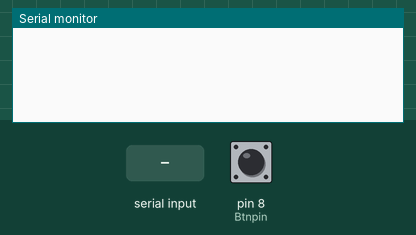
Recording of a sketch running on a simulated Arduino Uno, built with avr-gcc and run on an emulated ATmega328P. Parts: the last lines printed to the serial monitor. The inputs (shaded band) are chosen by the test bench; at power-on: pin 8 (Btnpin) HIGH.

Above: at 2.8 s.
2.9 s: pin 8 (Btnpin) pulled LOW for 1.2 s
At 4.9 s:
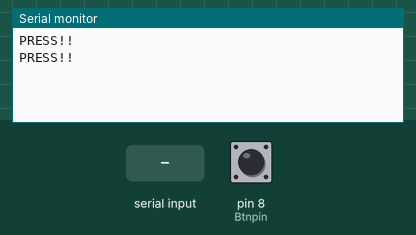
5.6 s: "1" received over the second serial link
At 6.5 s:
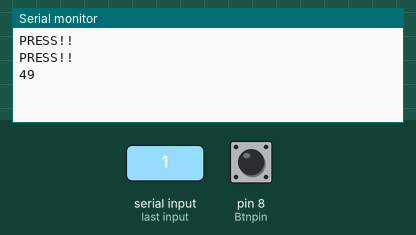
7.5 s: "0" received over the second serial link
At 9.2 s:
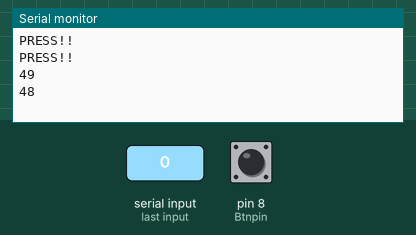

Measured:
- after the input at 2.9 s, the serial monitor: prints a new line after 0.10 s (image 1)
- after the input at 5.6 s, the serial monitor: prints a new line after 0.40 s (image 2)
- after the input at 7.5 s, the serial monitor: prints a new line after 0.50 s (image 3)

The sketch:

BT_android1.ino
```cpp
#include <SoftwareSerial.h>
// #define BTpin 12
#define Btnpin 8
SoftwareSerial mySerial(2, 3); //  TX,RX

int state = 0;

void setup()
{
  Serial.begin(38400);
  // while (!Serial) ;
  mySerial.begin(38400);
  pinMode(Btnpin,INPUT);
}

void loop()
{
  if (digitalRead(Btnpin)==0){
    Serial.println("PRESS!!");
    mySerial.write(3);
  }
  else{
    mySerial.write(1);
  }
  if (mySerial.available()>0){
    state = mySerial.read();
    Serial.println(state);
  }
  // Serial.println(digitalRead(BTpin));
  // if (mySerial.available())
  //   Serial.write(mySerial.read());
  // if (Serial.available())
  //   mySerial.write(Serial.read());

  delay(1000);
}
```
